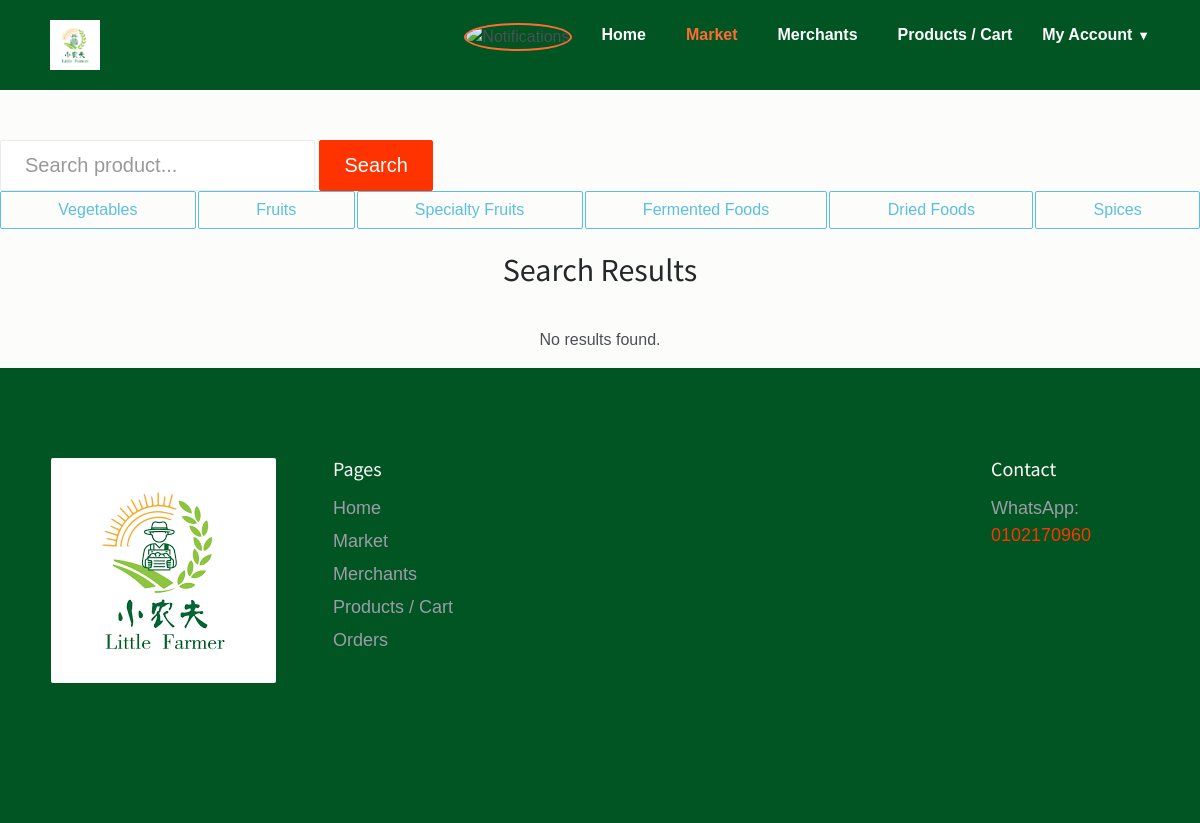
/search.php (signed in), run on an earlier commit of the app's database.
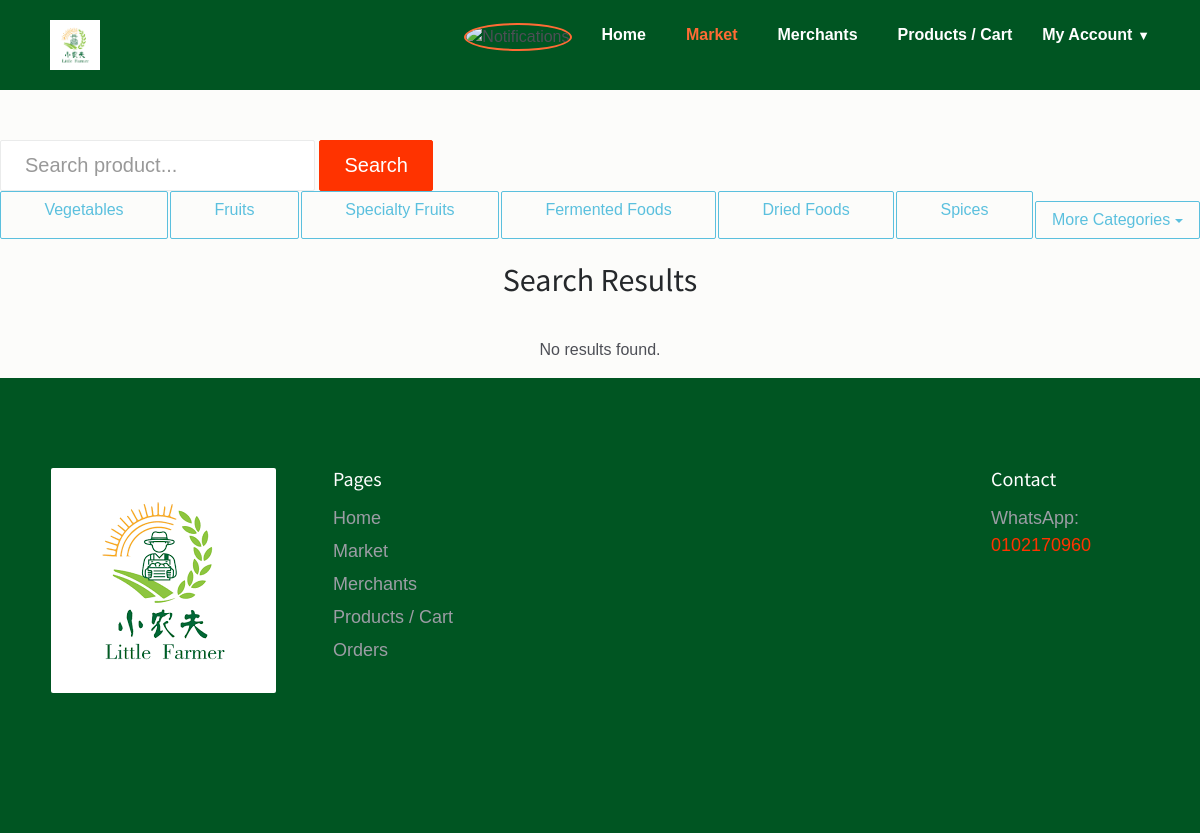
And on a later commit of the database.
### tables this page shows
CREATE TABLE `categories` (
  `categories_id` int(11) NOT NULL,
  `categories_name` varchar(255) NOT NULL,
  `categories_active` int(11) NOT NULL DEFAULT 0,
  `categories_status` int(11) NOT NULL DEFAULT 0
);

### includes/categories_bar.php (the view, shortened to what this page needs)
<div class="categories">
    <?php
    $query = "SELECT categories_id, categories_name FROM categories WHERE categories_status = 1";
    $result = mysqli_query($db, $query);
    $count = 0;
    while ($row = mysqli_fetch_assoc($result)) {
        if ($count < 6) {
            echo '<a href="search.php?category='.$row["categories_id"].'" class="btn btn-outline-info category" role="button">'.$row["categories_name"].'</a>';
        } else {
            if ($count == 6) {
                echo '<div class="dropdown">';
                echo '<button class="btn btn-outline-info dropdown-toggle" type="button" id="dropdownMenuButton" data-toggle="dropdown" aria-haspopup="true" aria-expanded="false">';
                echo 'More Categories';
                echo '</button>';
                echo '<div class="dropdown-menu" aria-labelledby="dropdownMenuButton">';
            }
        }
        $count++;
    }
    if ($count >= 6) {
        echo '</div>';
        echo '</div>';
    }
    ?>
</div>

What changed in the data, as far as the page shows it:
added categories: shows "More Categories"
